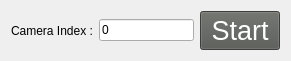
   <widget class="QWidget" name="layoutWidget">
    <property name="geometry">
     <rect>
      <x>820</x>
      <y>10</y>
      <width>291</width>
      <height>42</height>
     </rect>
    </property>
    <layout class="QHBoxLayout" name="horizontalLayout">
     <item>
      <widget class="QLabel" name="label">
       <property name="text">
        <string>Camera Index :</string>
       </property>
      </widget>
     </item>
     <item>
      <widget class="QLineEdit" name="CameraIndex">
       <property name="text">
        <string>0</string>
       </property>
      </widget>
     </item>
     <item>
      <widget class="QPushButton" name="startBtn_MAIN">
       <property name="palette">
        <palette>
         <active>
          <colorrole role="WindowText">
           <brush brushstyle="SolidPattern">
            <color alpha="255">
             <red>255</red>
             <green>255</green>
             <blue>255</blue>
            </color>
           </brush>
          </colorrole>
          <colorrole role="Button">
           <brush brushstyle="SolidPattern">
            <color alpha="255">
             <red>85</red>
             <green>87</green>
             <blue>83</blue>
            </color>
           </brush>
          </colorrole>
          <colorrole role="Light">
           <brush brushstyle="SolidPattern">
            <color alpha="255">
             <red>127</red>
             <green>131</green>
             <blue>124</blue>
            </color>
           </brush>
          </colorrole>
          <colorrole role="Midlight">
           <brush brushstyle="SolidPattern">
            <color alpha="255">
             <red>106</red>
             <green>109</green>
             <blue>103</blue>
            </color>
           </brush>
          </colorrole>
          <colorrole role="Dark">
           <brush brushstyle="SolidPattern">
            <color alpha="255">
             <red>42</red>
             <green>43</green>
             <blue>41</blue>
            </color>
           </brush>
          </colorrole>
          <colorrole role="Mid">
           <brush brushstyle="SolidPattern">
            <color alpha="255">
             <red>56</red>
             <green>58</green>
             <blue>55</blue>
            </color>
           </brush>
          </colorrole>
          <colorrole role="Text">
           <brush brushstyle="SolidPattern">
            <color alpha="255">
             <red>255</red>
             <green>255</green>
             <blue>255</blue>
            </color>
           </brush>
          </colorrole>
          <colorrole role="BrightText">
           <brush brushstyle="SolidPattern">
            <color alpha="255">
             <red>255</red>
             <green>255</green>
             <blue>255</blue>
            </color>
           </brush>
          </colorrole>
          <colorrole role="ButtonText">
           <brush brushstyle="SolidPattern">
            <color alpha="255">
             <red>255</red>
             <green>255</green>
             <blue>255</blue>
            </color>
           </brush>
          </colorrole>
          <colorrole role="Base">
           <brush brushstyle="SolidPattern">
            <color alpha="255">
             <red>0</red>
             <green>0</green>
             <blue>0</blue>
            </color>
           </brush>
          </colorrole>
          <colorrole role="Window">
           <brush brushstyle="SolidPattern">
            <color alpha="255">
             <red>85</red>
             <green>87</green>
             <blue>83</blue>
            </color>
           </brush>
          </colorrole>
          <colorrole role="Shadow">
           <brush brushstyle="SolidPattern">
            <color alpha="255">
             <red>0</red>
             <green>0</green>
             <blue>0</blue>
            </color>
           </brush>
          </colorrole>
          <colorrole role="AlternateBase">
           <brush brushstyle="SolidPattern">
            <color alpha="255">
             <red>42</red>
             <green>43</green>
             <blue>41</blue>
            </color>
           </brush>
          </colorrole>
          <colorrole role="ToolTipBase">
           <brush brushstyle="SolidPattern">
            <color alpha="255">
             <red>255</red>
             <green>255</green>
             <blue>220</blue>
            </color>
           </brush>
          </colorrole>
          <colorrole role="ToolTipText">
           <brush brushstyle="SolidPattern">
            <color alpha="255">
             <red>0</red>
             <green>0</green>
             <blue>0</blue>
            </color>
           </brush>
          </colorrole>
          <colorrole role="PlaceholderText">
           <brush brushstyle="SolidPattern">
            <color alpha="128">
             <red>255</red>
             <green>255</green>
             <blue>255</blue>
            </color>
           </brush>
          </colorrole>
         </active>
         <inactive>
          <colorrole role="WindowText">
           <brush brushstyle="SolidPattern">
            <color alpha="255">
             <red>255</red>
             <green>255</green>
             <blue>255</blue>
            </color>
           </brush>
          </colorrole>
          <colorrole role="Button">
           <brush brushstyle="SolidPattern">
            <color alpha="255">
             <red>85</red>
             <green>87</green>
             <blue>83</blue>
            </color>
           </brush>
          </colorrole>
          <colorrole role="Light">
           <brush brushstyle="SolidPattern">
            <color alpha="255">
             <red>127</red>
             <green>131</green>
             <blue>124</blue>
            </color>
           </brush>
          </colorrole>
          <colorrole role="Midlight">
           <brush brushstyle="SolidPattern">
            <color alpha="255">
             <red>106</red>
             <green>109</green>
             <blue>103</blue>
            </color>
           </brush>
          </colorrole>
          <colorrole role="Dark">
           <brush brushstyle="SolidPattern">
            <color alpha="255">
             <red>42</red>
             <green>43</green>
             <blue>41</blue>
            </color>
           </brush>
          </colorrole>
          <colorrole role="Mid">
           <brush brushstyle="SolidPattern">
            <color alpha="255">
             <red>56</red>
             <green>58</green>
             <blue>55</blue>
            </color>
           </brush>
          </colorrole>
          <colorrole role="Text">
           <brush brushstyle="SolidPattern">
            <color alpha="255">
             <red>255</red>
             <green>255</green>
             <blue>255</blue>
            </color>
           </brush>
          </colorrole>
          <colorrole role="BrightText">
           <brush brushstyle="SolidPattern">
            <color alpha="255">
             <red>255</red>
             <green>255</green>
             <blue>255</blue>
            </color>
           </brush>
          </colorrole>
          <colorrole role="ButtonText">
           <brush brushstyle="SolidPattern">
            <color alpha="255">
             <red>255</red>
             <green>255</green>
             <blue>255</blue>
            </color>
           </brush>
          </colorrole>
          <colorrole role="Base">
           <brush brushstyle="SolidPattern">
            <color alpha="255">
             <red>0</red>
             <green>0</green>
             <blue>0</blue>
            </color>
           </brush>
          </colorrole>
          <colorrole role="Window">
           <brush brushstyle="SolidPattern">
            <color alpha="255">
             <red>85</red>
             <green>87</green>
             <blue>83</blue>
            </color>
           </brush>
          </colorrole>
          <colorrole role="Shadow">
           <brush brushstyle="SolidPattern">
            <color alpha="255">
             <red>0</red>
             <green>0</green>
             <blue>0</blue>
            </color>
           </brush>
          </colorrole>
          <colorrole role="AlternateBase">
           <brush brushstyle="SolidPattern">
            <color alpha="255">
             <red>42</red>
             <green>43</green>
             <blue>41</blue>
            </color>
           </brush>
          </colorrole>
          <colorrole role="ToolTipBase">
           <brush brushstyle="SolidPattern">
            <color alpha="255">
             <red>255</red>
             <green>255</green>
             <blue>220</blue>
            </color>
           </brush>
          </colorrole>
          <colorrole role="ToolTipText">
           <brush brushstyle="SolidPattern">
            <color alpha="255">
             <red>0</red>
             <green>0</green>
             <blue>0</blue>
            </color>
           </brush>
          </colorrole>
          <colorrole role="PlaceholderText">
           <brush brushstyle="SolidPattern">
            <color alpha="128">
             <red>255</red>
             <green>255</green>
             <blue>255</blue>
            </color>
           </brush>
          </colorrole>
         </inactive>
         <disabled>
          <colorrole role="WindowText">
           <brush brushstyle="SolidPattern">
            <color alpha="255">
             <red>42</red>
             <green>43</green>
             <blue>41</blue>
            </color>
           </brush>
          </colorrole>
          <colorrole role="Button">
           <brush brushstyle="SolidPattern">
            <color alpha="255">
             <red>85</red>
             <green>87</green>
             <blue>83</blue>
            </color>
           </brush>
          </colorrole>
          <colorrole role="Light">
           <brush brushstyle="SolidPattern">
            <color alpha="255">
             <red>127</red>
             <green>131</green>
             <blue>124</blue>
            </color>
           </brush>
          </colorrole>
          <colorrole role="Midlight">
           <brush brushstyle="SolidPattern">
            <color alpha="255">
             <red>106</red>
             <green>109</green>
             <blue>103</blue>
            </color>
           </brush>
          </colorrole>
          <colorrole role="Dark">
           <brush brushstyle="SolidPattern">
            <color alpha="255">
             <red>42</red>
             <green>43</green>
             <blue>41</blue>
            </color>
           </brush>
          </colorrole>
          <colorrole role="Mid">
           <brush brushstyle="SolidPattern">
            <color alpha="255">
             <red>56</red>
             <green>58</green>
             <blue>55</blue>
            </color>
           </brush>
          </colorrole>
          <colorrole role="Text">
           <brush brushstyle="SolidPattern">
            <color alpha="255">
             <red>42</red>
             <green>43</green>
             <blue>41</blue>
            </color>
           </brush>
          </colorrole>
          <colorrole role="BrightText">
           <brush brushstyle="SolidPattern">
            <color alpha="255">
             <red>255</red>
             <green>255</green>
             <blue>255</blue>
            </color>
           </brush>
          </colorrole>
          <colorrole role="ButtonText">
           <brush brushstyle="SolidPattern">
            <color alpha="255">
             <red>42</red>
             <green>43</green>
             <blue>41</blue>
            </color>
           </brush>
          </colorrole>
          <colorrole role="Base">
           <brush brushstyle="SolidPattern">
            <color alpha="255">
             <red>85</red>
             <green>87</green>
             <blue>83</blue>
            </color>
           </brush>
          </colorrole>
          <colorrole role="Window">
           <brush brushstyle="SolidPattern">
            <color alpha="255">
             <red>85</red>
             <green>87</green>
             <blue>83</blue>
            </color>
           </brush>
          </colorrole>
          <colorrole role="Shadow">
           <brush brushstyle="SolidPattern">
            <color alpha="255">
             <red>0</red>
             <green>0</green>
             <blue>0</blue>
            </color>
           </brush>
          </colorrole>
          <colorrole role="AlternateBase">
           <brush brushstyle="SolidPattern">
            <color alpha="255">
             <red>85</red>
             <green>87</green>
             <blue>83</blue>
            </color>
           </brush>
          </colorrole>
          <colorrole role="ToolTipBase">
           <brush brushstyle="SolidPattern">
            <color alpha="255">
             <red>255</red>
             <green>255</green>
             <blue>220</blue>
            </color>
           </brush>
          </colorrole>
          <colorrole role="ToolTipText">
           <brush brushstyle="SolidPattern">
            <color alpha="255">
             <red>0</red>
             <green>0</green>
             <blue>0</blue>
            </color>
           </brush>
          </colorrole>
          <colorrole role="PlaceholderText">
           <brush brushstyle="SolidPattern">
            <color alpha="128">
             <red>255</red>
             <green>255</green>
             <blue>255</blue>
            </color>
           </brush>
          </colorrole>
         </disabled>
        </palette>
       </property>
       <property name="font">
        <font>
         <pointsize>20</pointsize>
        </font>
       </property>
       <property name="text">
        <string>Start</string>
       </property>
      </widget>
     </item>
    </layout>
   </widget>
